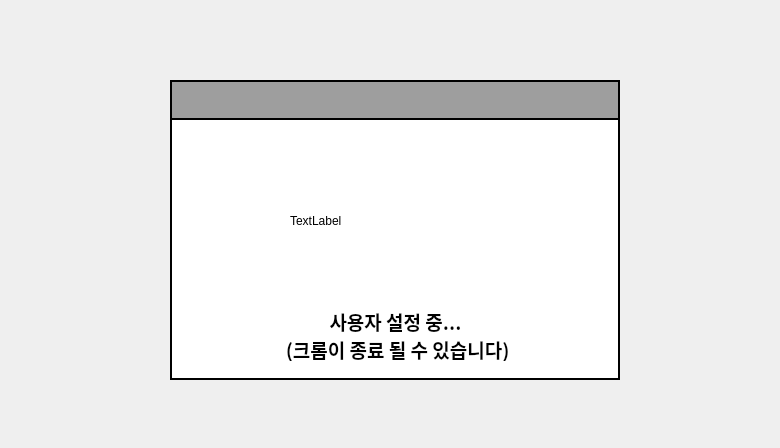
<?xml version="1.0" encoding="UTF-8"?>
<ui version="4.0">
 <class>Dialog</class>
 <widget class="QDialog" name="Dialog">
  <property name="geometry">
   <rect>
    <x>0</x>
    <y>0</y>
    <width>780</width>
    <height>448</height>
   </rect>
  </property>
  <property name="windowTitle">
   <string>Dialog</string>
  </property>
  <widget class="QFrame" name="frame">
   <property name="geometry">
    <rect>
     <x>170</x>
     <y>80</y>
     <width>450</width>
     <height>300</height>
    </rect>
   </property>
   <property name="font">
    <font>
     <family>함초롬돋움</family>
     <pointsize>12</pointsize>
    </font>
   </property>
   <property name="styleSheet">
    <string notr="true">background-color:#ffffff;
border: 2px solid black;
</string>
   </property>
   <property name="frameShape">
    <enum>QFrame::StyledPanel</enum>
   </property>
   <property name="frameShadow">
    <enum>QFrame::Raised</enum>
   </property>
   <widget class="QLabel" name="titleLabel">
    <property name="geometry">
     <rect>
      <x>0</x>
      <y>0</y>
      <width>450</width>
      <height>40</height>
     </rect>
    </property>
    <property name="font">
     <font>
      <family>함초롬돋움</family>
      <pointsize>14</pointsize>
     </font>
    </property>
    <property name="styleSheet">
     <string notr="true">color: black;
background-color: #9E9E9E;
text-align:center;</string>
    </property>
    <property name="text">
     <string/>
    </property>
    <property name="alignment">
     <set>Qt::AlignCenter</set>
    </property>
   </widget>
   <widget class="QLabel" name="preMemGIF">
    <property name="geometry">
     <rect>
      <x>120</x>
      <y>50</y>
      <width>201</width>
      <height>181</height>
     </rect>
    </property>
    <property name="styleSheet">
     <string notr="true">border:5px soid white;
</string>
    </property>
    <property name="text">
     <string>TextLabel</string>
    </property>
   </widget>
   <widget class="QLabel" name="preMemTEXT">
    <property name="geometry">
     <rect>
      <x>20</x>
      <y>230</y>
      <width>411</width>
      <height>51</height>
     </rect>
    </property>
    <property name="font">
     <font>
      <family>Agency FB</family>
      <pointsize>14</pointsize>
      <weight>75</weight>
      <bold>true</bold>
     </font>
    </property>
    <property name="styleSheet">
     <string notr="true">border:5px soid white;
</string>
    </property>
    <property name="text">
     <string>사용자 설정 중...
 (크롬이 종료 될 수 있습니다)</string>
    </property>
    <property name="alignment">
     <set>Qt::AlignCenter</set>
    </property>
   </widget>
  </widget>
 </widget>
 <resources/>
 <connections/>
</ui>
